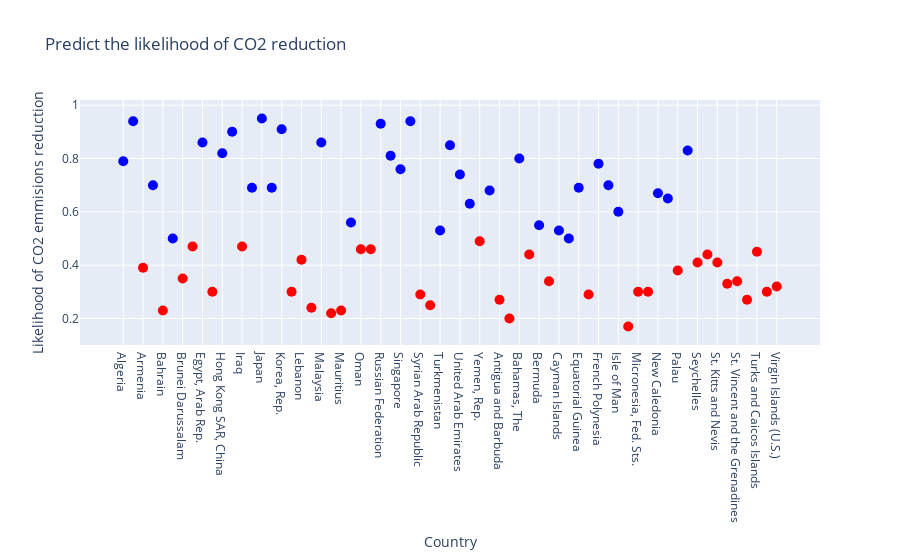

Notebook cell for this chart:
### Code cell
x = df_filtrado.index
y = df_filtrado['prediction']
colores = ['red' if condicion<0.5 else 'blue' for condicion in df_filtrado['prediction']]
names = df_filtrado['prediction']


fig = go.Figure()

fig.add_trace(go.Scatter(
    x=x, y=y,
    mode='markers',
    marker=dict(size=10, color=colores),
    text=names,
    hoverinfo='text',
    name='Prediction'
))




fig.update_layout(
    title='Predict the likelihood of CO2 reduction',
    xaxis=dict(
        title='',
        showticklabels=True  # Ocultar etiquetas del eje x
    ),
    xaxis_title='Country',
    yaxis_title='Likelihood of CO2 emmisions reduction',
)

fig.write_html("Predict the likelihood of CO2 reduction in this scenario.html")
fig.show()

### Figure 1 — Plotly figure (JSON) as saved in the notebook; plotly's stock layout.template omitted (floating-point values rounded to 4 significant figures)
{"data": [{"hoverinfo": "text", "marker": {"color": ["blue", "blue", "red", "blue", "red", "blue", "red", "red", "blue", "red", "blue", "blue", "red", "blue", "blue", "blue", "blue", "red", "red", "red", "blue", "red", "red", "blue", "red", "red", "blue", "blue", "blue", "blue", "red", "red", "blue", "blue", "blue", "blue", "red", "blue", "red", "red", "blue", "red", "blue", "red", "blue", "blue", "blue", "red", "blue", "blue", "blue", "red", "red", "red", "blue", "blue", "red", "blue", "red", "red", "red", "red", "red", "red", "red", "red", "red"], "size": 10}, "mode": "markers", "name": "Prediction", "text": [0.79, 0.94, 0.39, 0.7, 0.23, 0.5, 0.35, 0.47, 0.86, 0.3, 0.82, 0.9, 0.47, 0.69, 0.95, 0.69, 0.91, 0.3, 0.42, 0.24, 0.86, 0.22, 0.23, 0.56, 0.46, 0.46, 0.93, 0.81, 0.76, 0.94, 0.29, 0.25, 0.53, 0.85, 0.74, 0.63, 0.49, 0.68, 0.27, 0.2, 0.8, 0.44, 0.55, 0.34, 0.53, 0.5, 0.69, 0.29, 0.78, 0.7, 0.6, 0.17, 0.3, 0.3, 0.67, 0.65, 0.38, 0.83, 0.41, 0.44, 0.41, 0.33, 0.34, 0.27, 0.45, 0.3, 0.32], "type": "scatter", "x": ["Algeria", "Argentina", "Armenia", "Azerbaijan", "Bahrain", "Belarus", "Brunei Darussalam", "Curacao", "Egypt, Arab Rep.", "Gibraltar", "Hong Kong SAR, China", "Iran, Islamic Rep.", "Iraq", "Israel", "Japan", "Kazakhstan", "Korea, Rep.", "Kuwait", "Lebanon", "Libya", "Malaysia", "Malta", "Mauritius", "Mongolia", "Oman", "Qatar", "Russian Federation", "Saudi Arabia", "Singapore", "South Africa", "Syrian Arab Republic", "Trinidad and Tobago", "Turkmenistan", "Ukraine", "United Arab Emirates", "Uzbekistan", "Yemen, Rep.", "American Samoa", "Antigua and Barbuda", "Aruba", "Bahamas, The", "Barbados", "Bermuda", "British Virgin Islands", "Cayman Islands", "Dominica", "Equatorial Guinea", "Faroe Islands", "French Polynesia", "Guam", "Isle of Man", "Maldives", "Micronesia, Fed. Sts.", "Nauru", "New Caledonia", "Northern Mariana Islands", "Palau", "Puerto Rico", "Seychelles", "Sint Maarten (Dutch part)", "St. Kitts and Nevis", "St. Lucia", "St. Vincent and the Grenadines", "Tonga", "Turks and Caicos Islands", "Tuvalu", "Virgin Islands (U.S.)"], "y": [0.79, 0.94, 0.39, 0.7, 0.23, 0.5, 0.35, 0.47, 0.86, 0.3, 0.82, 0.9, 0.47, 0.69, 0.95, 0.69, 0.91, 0.3, 0.42, 0.24, 0.86, 0.22, 0.23, 0.56, 0.46, 0.46, 0.93, 0.81, 0.76, 0.94, 0.29, 0.25, 0.53, 0.85, 0.74, 0.63, 0.49, 0.68, 0.27, 0.2, 0.8, 0.44, 0.55, 0.34, 0.53, 0.5, 0.69, 0.29, 0.78, 0.7, 0.6, 0.17, 0.3, 0.3, 0.67, 0.65, 0.38, 0.83, 0.41, 0.44, 0.41, 0.33, 0.34, 0.27, 0.45, 0.3, 0.32]}], "layout": {"title": {"text": "Predict the likelihood of CO2 reduction"}, "xaxis": {"showticklabels": true, "title": {"text": "Country"}}, "yaxis": {"title": {"text": "Likelihood of CO2 emmisions reduction"}}}}
